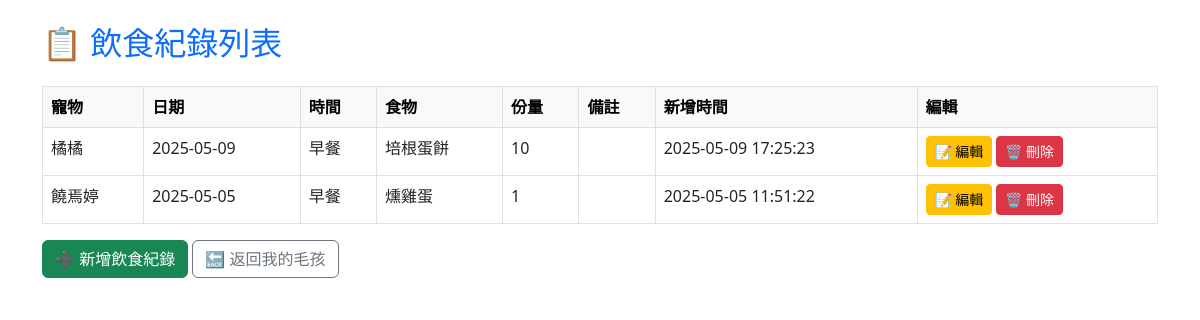
The app's page /food_logs_list.php (signed in) with its own data.
### tables this page shows
CREATE TABLE `food_logs` (
  `id` int(11) NOT NULL,
  `pet_id` int(11) DEFAULT NULL,
  `date` date DEFAULT NULL,
  `meal_time` enum('早餐','午餐','晚餐','點心') DEFAULT NULL,
  `food_name` varchar(100) DEFAULT NULL,
  `qty` varchar(50) DEFAULT NULL,
  `notes` text DEFAULT NULL,
  `created_at` datetime DEFAULT current_timestamp()
);

CREATE TABLE `pets` (
  `id` int(11) NOT NULL,
  `user_id` int(11) DEFAULT NULL,
  `name` varchar(50) NOT NULL,
  `type` varchar(30) DEFAULT NULL,
  `gender` enum('公','母') DEFAULT NULL,
  `birth_date` date DEFAULT NULL,
  `photo_path` varchar(255) DEFAULT NULL,
  `created_at` datetime DEFAULT current_timestamp()
);

### food_logs_list.php (the view, shortened to what this page needs)
<?php
include 'pdo.php';
if(isset($_GET["pet_id"])){
    $pet_id = $_GET["pet_id"];
    $sql = "SELECT f.*, p.name AS pet_name
            FROM food_logs f
            JOIN pets p ON f.pet_id = p.id
            WHERE f.pet_id = ?
            ORDER BY f.date DESC, f.id DESC";
    $stmt = $conn->prepare($sql);
    $stmt->execute([$pet_id]);
    $logs = $stmt->fetchAll(PDO::FETCH_ASSOC);
}else{
$sql="select f.* ,p.name as pet_name
      from food_logs f
      join pets p on f.pet_id =p.id
      where p.user_id=?
      order by f.date desc,f.id desc";
$stmt=$conn->prepare($sql);
$stmt->execute([$_SESSION["user_id"]]);
$logs=$stmt->fetchAll(PDO::FETCH_ASSOC);
}
?>
<!DOCTYPE html>
<html lang="en">
<head>
    <link href="https://cdn.jsdelivr.net/npm/bootstrap@5.3.0/dist/css/bootstrap.min.css" rel="stylesheet"></head>
<body>
    <div class="container mt-4">
        <h2 class="mb-4 text-primary">📋 飲食紀錄列表</h2>
        <?php if(count($logs)>0): ?>
            <table class="table table-bordered table-hover">
                <thead class="table-light">
                    <tr>
                        <th>寵物</th>
                        <th>日期</th>
                        <th>時間</th>
                        <th>食物</th>
                        <th>份量</th>
                        <th>備註</th>
                        <th>新增時間</th>
                        <th>編輯</th>
                    </tr>
                </thead>
                <tbody>
                    <?php foreach($logs as $log): ?>
                        <tr>
                            <td><?=$log['pet_name'] ?></td>
                            <td><?=$log['date'] ?></td>
                            <td><?=$log['meal_time'] ?></td>
                            <td><?=$log['food_name'] ?></td>
                            <td><?=$log['qty'] ?></td>
                            <td><?=$log['notes'] ?></td>
                            <td><?=$log['created_at'] ?></td>
                            <td>
                            <a href="food_logs_edit.php?id=<?=$log['id']?>" class="btn btn-sm btn-warning">📝 編輯</a>
                            <a href="api.php?do=delete_food_log&id=<?=$log['id']?>"  class="btn btn-sm btn-danger" onclick="return confirm('確定要刪除嗎？')">🗑️ 刪除</a>
                        </td>
                        </tr>
                        <?php endforeach;?>
                </tbody>
            </table>
            <?php else: ?>
                <div class="alert alert-warning">目前尚無飲食紀錄唷～</div>
                <?php endif; ?>
                <a href="food_logs.php<?= isset($pet_id) ? '?pet_id=' . $pet_id : '' ?>" class="btn btn-success">➕ 新增飲食紀錄</a>
                <a href="pets.php" class="btn btn-outline-secondary">🔙 返回我的毛孩</a>
            </div>
</body>
</html>

### records on screen
food_logs: pet.name "橘橘", date "2025-05-09", meal_time "早餐", food_name "培根蛋餅", qty "10", created_at "2025-05-09 17:25:23"
food_logs: pet.name "饒焉婷", date "2025-05-05", meal_time "早餐", food_name "燻雞蛋", qty "1", created_at "2025-05-05 11:51:22"
